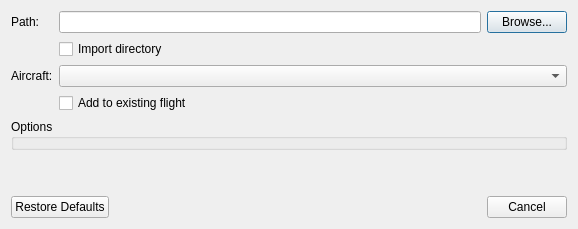
<?xml version="1.0" encoding="UTF-8"?>
<ui version="4.0">
 <class>BasicImportDialog</class>
 <widget class="QDialog" name="BasicImportDialog">
  <property name="geometry">
   <rect>
    <x>0</x>
    <y>0</y>
    <width>578</width>
    <height>229</height>
   </rect>
  </property>
  <property name="windowTitle">
   <string>Import</string>
  </property>
  <layout class="QVBoxLayout" name="verticalLayout">
   <item>
    <layout class="QFormLayout" name="formLayout">
     <item row="0" column="0">
      <widget class="QLabel" name="fileLabel">
       <property name="text">
        <string>Path:</string>
       </property>
      </widget>
     </item>
     <item row="0" column="1">
      <layout class="QHBoxLayout" name="horizontalLayout">
       <item>
        <widget class="QLineEdit" name="filePathLineEdit">
         <property name="minimumSize">
          <size>
           <width>400</width>
           <height>0</height>
          </size>
         </property>
        </widget>
       </item>
       <item>
        <widget class="QPushButton" name="fileSelectionPushButton">
         <property name="text">
          <string>Browse...</string>
         </property>
        </widget>
       </item>
      </layout>
     </item>
     <item row="1" column="1">
      <widget class="QCheckBox" name="importDirectoryCheckBox">
       <property name="text">
        <string>Import directory</string>
       </property>
      </widget>
     </item>
     <item row="2" column="0">
      <widget class="QLabel" name="aircraftLabel">
       <property name="text">
        <string>Aircraft:</string>
       </property>
      </widget>
     </item>
     <item row="2" column="1">
      <widget class="AircraftSelectionComboBox" name="aircraftSelectionComboBox"/>
     </item>
     <item row="3" column="1">
      <widget class="QCheckBox" name="addToFlightCheckBox">
       <property name="text">
        <string>Add to existing flight</string>
       </property>
      </widget>
     </item>
    </layout>
   </item>
   <item>
    <widget class="QGroupBox" name="optionGroupBox">
     <property name="title">
      <string>Options</string>
     </property>
    </widget>
   </item>
   <item>
    <spacer name="verticalSpacer">
     <property name="orientation">
      <enum>Qt::Vertical</enum>
     </property>
     <property name="sizeHint" stdset="0">
      <size>
       <width>486</width>
       <height>11</height>
      </size>
     </property>
    </spacer>
   </item>
   <item>
    <widget class="QDialogButtonBox" name="defaultButtonBox">
     <property name="orientation">
      <enum>Qt::Horizontal</enum>
     </property>
     <property name="standardButtons">
      <set>QDialogButtonBox::Cancel|QDialogButtonBox::RestoreDefaults</set>
     </property>
    </widget>
   </item>
  </layout>
 </widget>
 <customwidgets>
  <customwidget>
   <class>AircraftSelectionComboBox</class>
   <extends>QComboBox</extends>
   <header location="global">AircraftSelectionComboBox.h</header>
  </customwidget>
 </customwidgets>
 <resources/>
 <connections>
  <connection>
   <sender>defaultButtonBox</sender>
   <signal>accepted()</signal>
   <receiver>BasicImportDialog</receiver>
   <slot>accept()</slot>
   <hints>
    <hint type="sourcelabel">
     <x>248</x>
     <y>254</y>
    </hint>
    <hint type="destinationlabel">
     <x>157</x>
     <y>274</y>
    </hint>
   </hints>
  </connection>
  <connection>
   <sender>defaultButtonBox</sender>
   <signal>rejected()</signal>
   <receiver>BasicImportDialog</receiver>
   <slot>reject()</slot>
   <hints>
    <hint type="sourcelabel">
     <x>316</x>
     <y>260</y>
    </hint>
    <hint type="destinationlabel">
     <x>286</x>
     <y>274</y>
    </hint>
   </hints>
  </connection>
 </connections>
</ui>
